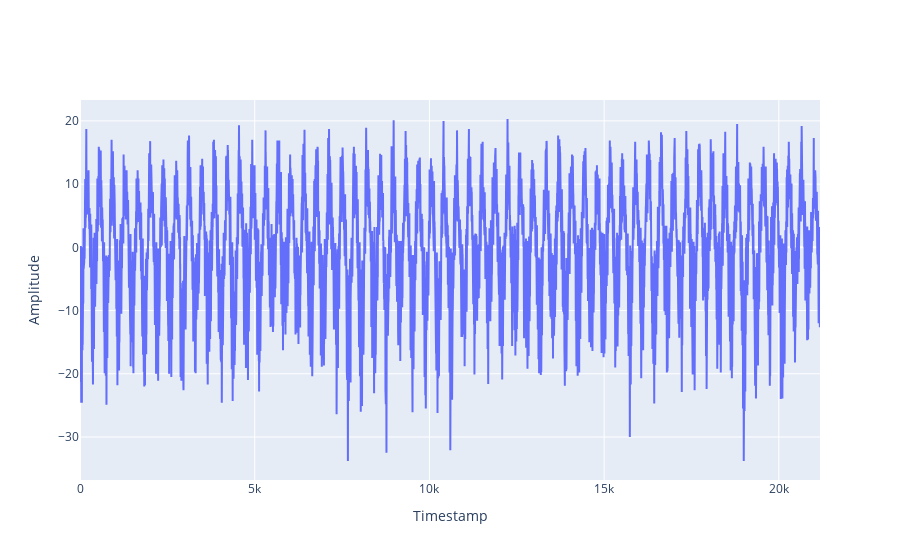

The notebook cell this image was saved under:
### Markdown cell above
## Conversión de una serie de tiempo no periódica a una nube de puntos

### Code cell
x = np.linspace(0, len(df["date"]), len(df["date"]))
y = df["r1_temp"]

fig = go.Figure(data=go.Scatter(x=x, y=y))
fig.update_layout(xaxis_title="Timestamp", yaxis_title="Amplitude")
fig.show()

### Figure 1 — Plotly figure (JSON) as saved in the notebook; plotly's stock layout.template omitted (floating-point values rounded to 4 significant figures; data arrays with more than 128 entries replaced by an {"elided": "..."} marker saying what was removed)
{"data": [{"type": "scatter", "x": {"elided": "21178 float values"}, "y": {"elided": "21178 float values"}}], "layout": {"xaxis": {"title": {"text": "Timestamp"}}, "yaxis": {"title": {"text": "Amplitude"}}}}
